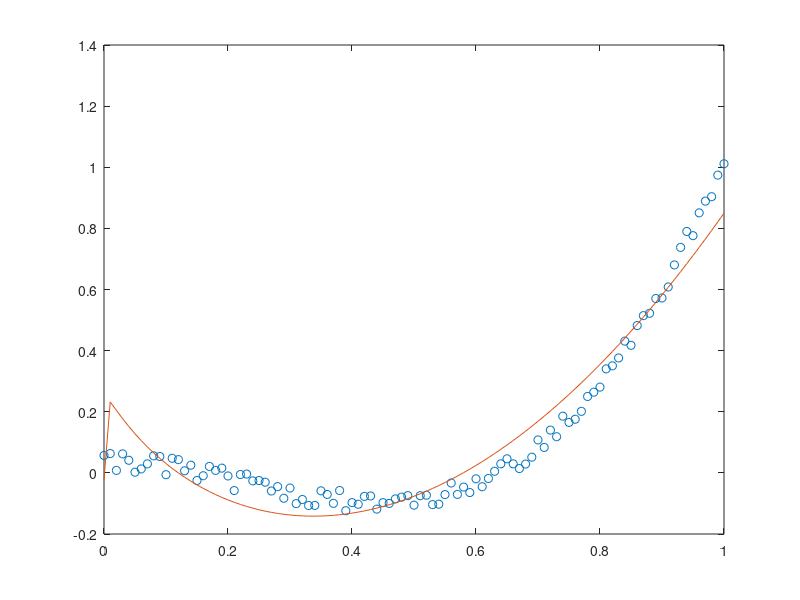

This figure's MATLAB source: (Note: this script raises an error after producing the figure.)
clear; clc;
load HW05_Prob5_Data;

x = t;  % Ensure t is loaded from the data
Y = f;  % Ensure f is loaded from the data

% Correct the matrix A with proper power terms and without syntax errors
A = [x.^0.39 x.^2 x.^0.24 exp(-1*x)];

% Compute the determinant of (A' * A)
det(A' * A);

% Compute the alpha_hat coefficients
alpha_hat = inv(A' * A) * A' * Y;

% Plot the data and the fit
plot(x, Y, 'o', x, alpha_hat(1) * x.^0.39 + alpha_hat(2) * x.^2 + alpha_hat(3) * x.^0.24 + alpha_hat(4) * exp(-1*x));

% Label the plot
gtext(['y = c_1*x']);
xlabel('x');
ylabel('y');
